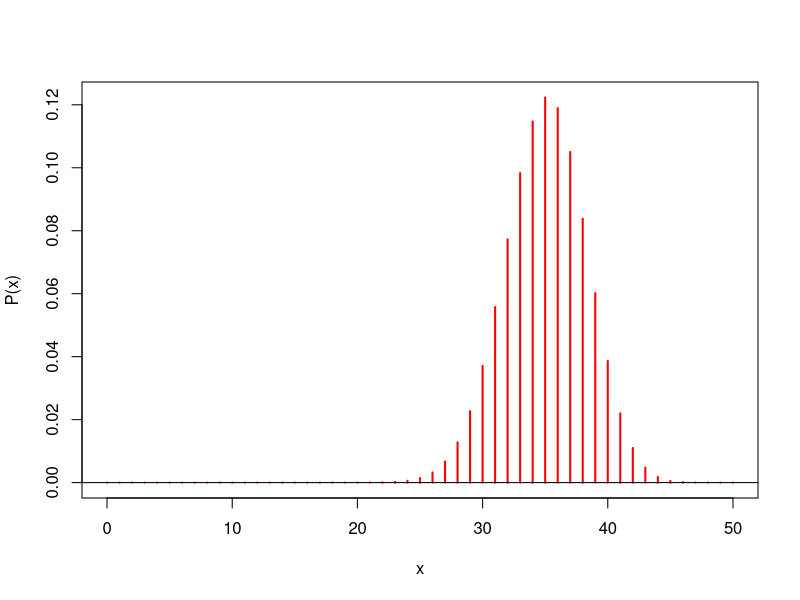
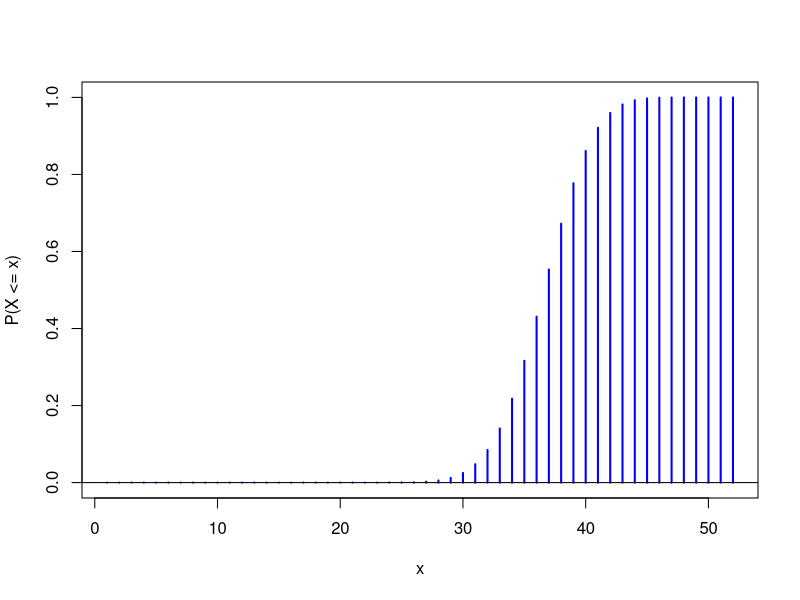

The R script that drew these images, in order:
# Distribuição binomial com n=50 e p=0.7

x <- 0:50

pmf = dbinom(x, 50, 0.7) # Função da PMF (51 valores, então pmf[1] = 0 e P(X = x) = pmf[x+1])       

plot(x,pmf,type='h',col='red',lwd=2, # Gráfico da PMF
        xlab= 'x', ylab='P(x)')

abline(h=0) # Adiciona uma linha no valor de P(x) = 0 para aumentar a legibilidade


cdf = c(0, cumsum(pmf)) # Calculando a CDF a partir da PMF

plot(cdf ,type='h',col='blue',lwd=2, # Gráfico da CDF
         xlab= 'x', ylab='P(X <= x)')

abline(h=0) # Adiciona uma linha no valor de P(x) = 0 para aumentar a legibilidade



# O valor esperado de uma distribuição binomial é n*p, nesse caso sendo 50*0.7 = 35.

Ex = weighted.mean(x, pmf) # O valor esperado é uma média ponderada usando as probabilidades de pesos
cat("Valor Esperado:", Ex, "\n")

# A variância de uma distribuição binomial é n*p*(1-p), nesse caso sendo 50*0.7*0.3 = 10.5

Var = Ex*0.3
cat("Variância:", Var, "\n")

cat("Desvio-Padrão:", sqrt(Var), "\n")

# Para X>=20:
s = 0
for(i in 21:50){
    s <- s + pmf[i]
}
cat("P(X >= 20):", s, "\n")



# Para 30 < X < 43:
s = 0
for(i in 32:43){
    s <- s + pmf[i]
}
cat("P(30 < X < 43):", s, "\n")

# Para X = 31:


cat("P(X = 31):", pmf[32], "\n")

